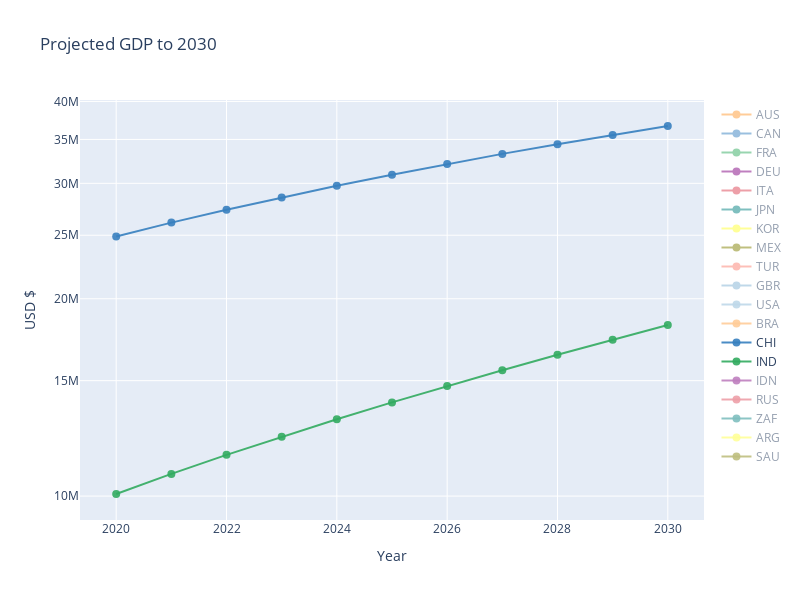

The notebook cell this image was saved under:
### Code cell
df = pd.read_csv('data/Table.csv').rename(columns={"Unnamed: 0": "Country"}).set_index('Country').T

layout = cf.Layout(
    yaxis_type="log",
    height = 600,
    width = 800,
    yaxis = dict(
    title = 'USD $'),
    xaxis = dict(
    title = 'Year'),
    title = 'Projected GDP to 2030'
)

df.iplot(kind='scatter',mode='lines+markers',width=2,size=8,layout=layout)

### Figure 1 — Plotly figure (JSON) as saved in the notebook; plotly's stock layout.template omitted (floating-point values rounded to 4 significant figures)
{"data": [{"line": {"color": "rgba(255, 153, 51, 1.0)", "dash": "solid", "shape": "linear", "width": 2}, "marker": {"size": 8, "symbol": "circle"}, "mode": "lines+markers", "name": "AUS", "text": "", "type": "scatter", "visible": "legendonly", "x": ["2020", "2021", "2022", "2023", "2024", "2025", "2026", "2027", "2028", "2029", "2030"], "y": [1190221, 1223255, 1255818, 1288557, 1322018, 1356407, 1391777, 1428033, 1465238, 1503479, 1542855]}, {"line": {"color": "rgba(55, 128, 191, 1.0)", "dash": "solid", "shape": "linear", "width": 2}, "marker": {"size": 8, "symbol": "circle"}, "mode": "lines+markers", "name": "CAN", "text": "", "type": "scatter", "visible": "legendonly", "x": ["2020", "2021", "2022", "2023", "2024", "2025", "2026", "2027", "2028", "2029", "2030"], "y": [1684775, 1710503, 1736864, 1764255, 1792774, 1822387, 1852965, 1884677, 1917532, 1951559, 1986793]}, {"line": {"color": "rgba(50, 171, 96, 1.0)", "dash": "solid", "shape": "linear", "width": 2}, "marker": {"size": 8, "symbol": "circle"}, "mode": "lines+markers", "name": "FRA", "text": "", "type": "scatter", "visible": "legendonly", "x": ["2020", "2021", "2022", "2023", "2024", "2025", "2026", "2027", "2028", "2029", "2030"], "y": [2683031, 2719299, 2755137, 2792692, 2833075, 2876079, 2921277, 2968034, 3016091, 3065297, 3115610]}, {"line": {"color": "rgba(128, 0, 128, 1.0)", "dash": "solid", "shape": "linear", "width": 2}, "marker": {"size": 8, "symbol": "circle"}, "mode": "lines+markers", "name": "DEU", "text": "", "type": "scatter", "visible": "legendonly", "x": ["2020", "2021", "2022", "2023", "2024", "2025", "2026", "2027", "2028", "2029", "2030"], "y": [3831374, 3869243, 3908514, 3949638, 3992895, 4038568, 4085817, 4134207, 4183591, 4233948, 4285332]}, {"line": {"color": "rgba(219, 64, 82, 1.0)", "dash": "solid", "shape": "linear", "width": 2}, "marker": {"size": 8, "symbol": "circle"}, "mode": "lines+markers", "name": "ITA", "text": "", "type": "scatter", "visible": "legendonly", "x": ["2020", "2021", "2022", "2023", "2024", "2025", "2026", "2027", "2028", "2029", "2030"], "y": [2130927, 2139511, 2148040, 2157702, 2169131, 2182439, 2197323, 2213428, 2230621, 2248806, 2267916]}, {"line": {"color": "rgba(0, 128, 128, 1.0)", "dash": "solid", "shape": "linear", "width": 2}, "marker": {"size": 8, "symbol": "circle"}, "mode": "lines+markers", "name": "JPN", "text": "", "type": "scatter", "visible": "legendonly", "x": ["2020", "2021", "2022", "2023", "2024", "2025", "2026", "2027", "2028", "2029", "2030"], "y": [4986639, 5013914, 5044030, 5079930, 5123197, 5173302, 5229258, 5289618, 5353492, 5420081, 5488704]}, {"line": {"color": "rgba(255, 255, 51, 1.0)", "dash": "solid", "shape": "linear", "width": 2}, "marker": {"size": 8, "symbol": "circle"}, "mode": "lines+markers", "name": "KOR", "text": "", "type": "scatter", "visible": "legendonly", "x": ["2020", "2021", "2022", "2023", "2024", "2025", "2026", "2027", "2028", "2029", "2030"], "y": [2034655, 2103608, 2169180, 2231631, 2292102, 2351626, 2410456, 2468437, 2525545, 2581711, 2636873]}, {"line": {"color": "rgba(128, 128, 0, 1.0)", "dash": "solid", "shape": "linear", "width": 2}, "marker": {"size": 8, "symbol": "circle"}, "mode": "lines+markers", "name": "MEX", "text": "", "type": "scatter", "visible": "legendonly", "x": ["2020", "2021", "2022", "2023", "2024", "2025", "2026", "2027", "2028", "2029", "2030"], "y": [2285064, 2341103, 2402369, 2467553, 2535242, 2605236, 2677368, 2751689, 2828157, 2906746, 2987437]}, {"line": {"color": "rgba(251, 128, 114, 1.0)", "dash": "solid", "shape": "linear", "width": 2}, "marker": {"size": 8, "symbol": "circle"}, "mode": "lines+markers", "name": "TUR", "text": "", "type": "scatter", "visible": "legendonly", "x": ["2020", "2021", "2022", "2023", "2024", "2025", "2026", "2027", "2028", "2029", "2030"], "y": [2308404, 2453322, 2587412, 2710000, 2824908, 2936290, 3045759, 3154511, 3263320, 3372632, 3482651]}, {"line": {"color": "rgba(128, 177, 211, 1.0)", "dash": "solid", "shape": "linear", "width": 2}, "marker": {"size": 8, "symbol": "circle"}, "mode": "lines+markers", "name": "GBR ", "text": "", "type": "scatter", "visible": "legendonly", "x": ["2020", "2021", "2022", "2023", "2024", "2025", "2026", "2027", "2028", "2029", "2030"], "y": [2695542, 2735685, 2779523, 2826267, 2875475, 2927095, 2981182, 3037909, 3097358, 3159447, 3223973]}, {"line": {"color": "rgba(128, 177, 211, 0.8999999999999999)", "dash": "solid", "shape": "linear", "width": 2}, "marker": {"size": 8, "symbol": "circle"}, "mode": "lines+markers", "name": "USA", "text": "", "type": "scatter", "visible": "legendonly", "x": ["2020", "2021", "2022", "2023", "2024", "2025", "2026", "2027", "2028", "2029", "2030"], "y": [18587190, 18849540, 19124900, 19422190, 19740540, 20075600, 20424180, 20784020, 21153450, 21531180, 21916430]}, {"line": {"color": "rgba(255, 153, 51, 0.8999999999999999)", "dash": "solid", "shape": "linear", "width": 2}, "marker": {"size": 8, "symbol": "circle"}, "mode": "lines+markers", "name": "BRA", "text": "", "type": "scatter", "visible": "legendonly", "x": ["2020", "2021", "2022", "2023", "2024", "2025", "2026", "2027", "2028", "2029", "2030"], "y": [3172702, 3306067, 3421463, 3521882, 3612608, 3698197, 3781108, 3862623, 3943587, 4024473, 4105555]}, {"line": {"color": "rgba(55, 128, 191, 0.8999999999999999)", "dash": "solid", "shape": "linear", "width": 2}, "marker": {"size": 8, "symbol": "circle"}, "mode": "lines+markers", "name": "CHI", "text": "", "type": "scatter", "visible": true, "x": ["2020", "2021", "2022", "2023", "2024", "2025", "2026", "2027", "2028", "2029", "2030"], "y": [24896400, 26133560, 27347400, 28546210, 29737510, 30924390, 32102730, 33270140, 34425170, 35566660, 36693390]}, {"line": {"color": "rgba(50, 171, 96, 0.8999999999999999)", "dash": "solid", "shape": "linear", "width": 2}, "marker": {"size": 8, "symbol": "circle"}, "mode": "lines+markers", "name": "IND", "text": "", "type": "scatter", "visible": true, "x": ["2020", "2021", "2022", "2023", "2024", "2025", "2026", "2027", "2028", "2029", "2030"], "y": [10074210, 10810090, 11558350, 12319860, 13098490, 13897900, 14719120, 15563830, 16432660, 17325930, 18243690]}, {"line": {"color": "rgba(128, 0, 128, 0.8999999999999999)", "dash": "solid", "shape": "linear", "width": 2}, "marker": {"size": 8, "symbol": "circle"}, "mode": "lines+markers", "name": "IDN", "text": "", "type": "scatter", "visible": "legendonly", "x": ["2020", "2021", "2022", "2023", "2024", "2025", "2026", "2027", "2028", "2029", "2030"], "y": [3369484, 3529872, 3692687, 3858863, 4029423, 4205102, 4386041, 4572193, 4763718, 4960712, 5163064]}, {"line": {"color": "rgba(219, 64, 82, 0.8999999999999999)", "dash": "solid", "shape": "linear", "width": 2}, "marker": {"size": 8, "symbol": "circle"}, "mode": "lines+markers", "name": "RUS", "text": "", "type": "scatter", "visible": "legendonly", "x": ["2020", "2021", "2022", "2023", "2024", "2025", "2026", "2027", "2028", "2029", "2030"], "y": [3582791, 3595881, 3600247, 3601444, 3603991, 3609290, 3617527, 3629144, 3644320, 3663035, 3685111]}, {"line": {"color": "rgba(0, 128, 128, 0.8999999999999999)", "dash": "solid", "shape": "linear", "width": 2}, "marker": {"size": 8, "symbol": "circle"}, "mode": "lines+markers", "name": "ZAF", "text": "", "type": "scatter", "visible": "legendonly", "x": ["2020", "2021", "2022", "2023", "2024", "2025", "2026", "2027", "2028", "2029", "2030"], "y": [739600.0, 767194, 792142, 815000.0, 837000.0, 858900.0, 881100.0, 903900.0, 927500.0, 951900.0, 977400.0]}, {"line": {"color": "rgba(255, 255, 51, 0.8999999999999999)", "dash": "solid", "shape": "linear", "width": 2}, "marker": {"size": 8, "symbol": "circle"}, "mode": "lines+markers", "name": "ARG", "text": "", "type": "scatter", "visible": "legendonly", "x": ["2020", "2021", "2022", "2023", "2024", "2025", "2026", "2027", "2028", "2029", "2030"], "y": [902400.0, 946524, 987153, 1024183, 1058515, 1091179, 1122919, 1154323, 1185764, 1217496, 1249683]}, {"line": {"color": "rgba(128, 128, 0, 0.8999999999999999)", "dash": "solid", "shape": "linear", "width": 2}, "marker": {"size": 8, "symbol": "circle"}, "mode": "lines+markers", "name": "SAU", "text": "", "type": "scatter", "visible": "legendonly", "x": ["2020", "2021", "2022", "2023", "2024", "2025", "2026", "2027", "2028", "2029", "2030"], "y": [1686648, 1730028, 1767250, 1799192, 1829051, 1859603, 1891361, 1924746, 1960026, 1997268, 2036354]}], "layout": {"height": 600, "title": {"text": "Projected GDP to 2030"}, "width": 800, "xaxis": {"autorange": true, "range": [2019.0, 2031.0], "title": {"text": "Year"}, "type": "linear"}, "yaxis": {"autorange": true, "range": [6.964, 7.604], "title": {"text": "USD $"}, "type": "log"}}}
